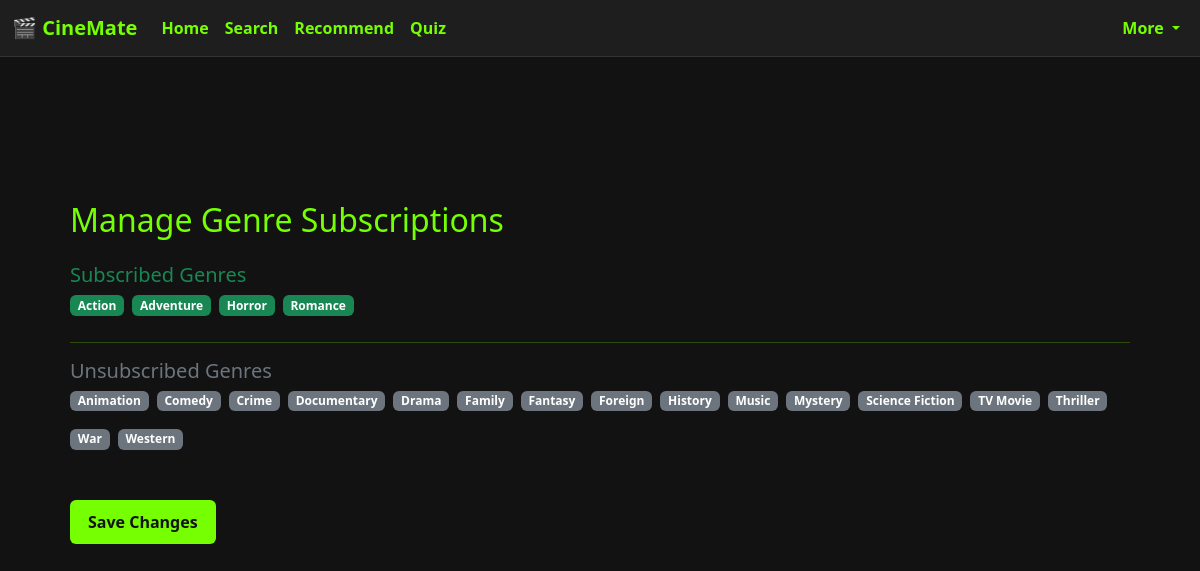
The app's page /subscription/ (signed in) with its own data.
### myapp/models.py (models this page shows, shortened)
class Genre(models.Model):
    name = models.CharField(max_length=50, unique=True)

### myapp/views.py (the view)
# urls.py: path('subscription/', manage_subscriptions, name="manage_subscription"),
def manage_subscriptions(request):
    if not request.user.is_authenticated:
        return redirect('home')
    user = request.user
    genres = Genre.objects.all()
    user_subscriptions = Genre.objects.filter(subscription__user=user)
    if request.method == 'POST':
        selected_genres = request.POST.getlist('genres')
        Subscription.objects.filter(user=user).exclude(genre__id__in=selected_genres).delete()
        for genre_id in selected_genres:
            Subscription.objects.get_or_create(user=user, genre_id=genre_id)
        return redirect('manage_subscription')
    return render(request, 'subscription.html', {
        'genres': genres,
        'user_subscriptions': user_subscriptions
    })

### myapp/templates/subscription.html (shortened to what this page needs)
{% extends "base.html" %}
{% load static %}
{% block content %}
<div class="container mt-5">
  <h2 class="mb-4">Manage Genre Subscriptions</h2>
  <form method="post">
    <div class="mb-3">
      <h5 class="text-success">Subscribed Genres</h5>
      <div class="d-flex flex-wrap gap-2">
        {% for genre in user_subscriptions %}
          <label class="badge bg-success position-relative genre-pill" onclick="toggleGenre(this)">
            {{ genre.name }}
          </label>
        {% empty %}
          <p class="text-muted">No subscriptions yet.</p>
        {% endfor %}
      </div>
    </div>
    <hr class="bg-light">
    <div class="mb-3">
      <h5 class="text-secondary">Unsubscribed Genres</h5>
      <div class="d-flex flex-wrap gap-2">
        {% for genre in genres %}
          {% if genre not in user_subscriptions %}
            <label class="badge bg-secondary position-relative genre-pill" onclick="toggleGenre(this)">
              {{ genre.name }}
            </label>
          {% endif %}
        {% endfor %}
      </div>
    </div>
    <button type="submit" class="btn btn-primary mt-4">Save Changes</button>
  </form>
</div>
{% endblock %}

### myapp/templates/base.html (shortened to what this page needs)
{% load static %}
<!doctype html>
<html lang="en">
<head>
  <link href="https://cdn.jsdelivr.net/npm/bootstrap@5.3.3/dist/css/bootstrap.min.css" rel="stylesheet">
  <link rel="stylesheet" href="{% static 'css/style.css' %}">
</head>
<body>
  <nav class="navbar navbar-expand-lg">
    <div class="container-fluid">
      <a class="navbar-brand" href="/">🎬 CineMate</a>
      <div class="collapse navbar-collapse" id="navbarNav">
        <ul class="navbar-nav me-auto mb-2 mb-lg-0">
          {% if user.is_authenticated %}
          <li class="nav-item">
            <a class="nav-link" href="{% url 'home' %}">Home</a>
          </li>
          <li class="nav-item">
            <a class="nav-link" href="{% url 'search' %}">Search</a>
          </li>
          <li class="nav-item">
            <a class="nav-link" href="{% url 'recommend_movies' %}">Recommend</a>
          </li>
          <li class="nav-item">
            <a class="nav-link" href="{% url 'personality-quiz' %}">Quiz</a>
          </li>
        </ul>
        <ul class="navbar-nav ms-auto">
          <li class="nav-item dropdown">
            <a class="nav-link dropdown-toggle" href="#" id="userMenu" role="button" data-bs-toggle="dropdown" aria-expanded="false">
              More
            </a>
          </li>
          {% endif %}
        </ul>
      </div>
    </div>
  </nav>
  <div class="container mt-3">
  </div>
  <div class="container">
    {% block content %}{% endblock %}
  </div>
</body>
</html>

### myapp/static/css/style.css (style rules this page uses)
body { font-family: 'Segoe UI', Tahoma, Geneva, Verdana, sans-serif; background-color: #121212; color: #76ff03; margin: 0; padding: 0; }
.navbar { background-color: #1e1e1e !important; border-bottom: 1px solid #333; }
.navbar-brand, .nav-link { color: #76ff03 !important; font-weight: bold; }
.container { padding: 20px; }
label, form label { display: block; font-weight: bold; margin-bottom: 10px; color: #bdbdbd; }
button, .custom-btn, form button, button[type="submit"] { padding: 10px 18px; background-color: #76ff03; color: #121212; border: none; border-radius: 6px; font-size: 16px; font-weight: bold; cursor: pointer; transition: background-color 0.3s; }

### records on screen
Genre: name "Action"
Genre: name "Adventure"
Genre: name "Horror"
Genre: name "Romance"
Genre: name "Animation"
Genre: name "Comedy"
Genre: name "Crime"
Genre: name "Documentary"
Genre: name "Drama"
Genre: name "Family"
Genre: name "Fantasy"
Genre: name "Foreign"
Genre: name "History"
Genre: name "Music"
Genre: name "Mystery"
Genre: name "Science Fiction"
Genre: name "TV Movie"
Genre: name "Thriller"
Genre: name "War"
Genre: name "Western"
